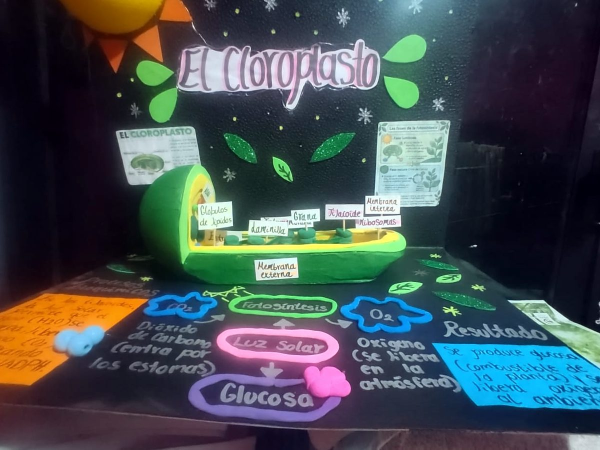
#> input picture fotosintesis/fotos/maqueta_cloroplasto.jpg, 1200 x 899 px (shown at 1/2 size)
$ python plates.py
#> lines starting #> are read from the running program, lines starting #| are printed output that depends on the picture
#!/usr/bin/env python3
# -*- coding: utf-8 -*-
"""Compone las imágenes del reporte en placas de página completa (sin huecos)."""
import os
from PIL import Image

BASE = os.path.dirname(os.path.abspath(__file__))
ASSETS = os.path.join(BASE, "assets")
FOTOS = os.path.join(BASE, "fotos")
PLACAS = os.path.join(ASSETS, "placas")
os.makedirs(PLACAS, exist_ok=True)

W, H = 1300, 1720       # proporción de una página carta con márgenes de 1"
M, G = 6, 14            # margen interno y separación entre imágenes


def plate(items, nombre):
    """items: lista de (ruta, peso). Reparte el alto según los pesos."""
    imgs, pesos = [], []
    for ruta, peso in items:
        im = Image.open(ruta).convert("RGB")
        imgs.append(im)
        pesos.append(peso)
    total_peso = sum(pesos)
    avail = H - 2 * M - G * (len(imgs) - 1)
    piezas = []
    for im, peso in zip(imgs, pesos):
        h = avail * peso / total_peso
        a = im.width / im.height
        w = a * h
        if w > W - 2 * M:
            w = W - 2 * M
            h = w / a
        piezas.append(im.resize((max(1, int(w)), max(1, int(h))), Image.LANCZOS))
    total_alto = sum(p.height for p in piezas) + G * (len(piezas) - 1)
    lienzo = Image.new("RGB", (W, H), (255, 255, 255))
    y = (H - total_alto) // 2
    for p in piezas:
        lienzo.paste(p, ((W - p.width) // 2, y))
        y += p.height + G
    out = os.path.join(PLACAS, nombre)
    lienzo.save(out, "JPEG", quality=88, optimize=True)
    print("OK", nombre, lienzo.size, round(os.path.getsize(out) / 1024), "KB")


# recorte de detalle de la maqueta (el cloroplasto modelado)
maqueta = Image.open(os.path.join(FOTOS, "maqueta_cloroplasto.jpg")).convert("RGB")
#> maqueta is the input picture: PIL image 1200x899 RGB; mean R, G, B 67.6, 77.8, 81.4
w, h = maqueta.size
#> w = 1200; h = 899
zoom = maqueta.crop((int(w * 0.17), int(h * 0.33), int(w * 0.80), int(h * 0.72)))
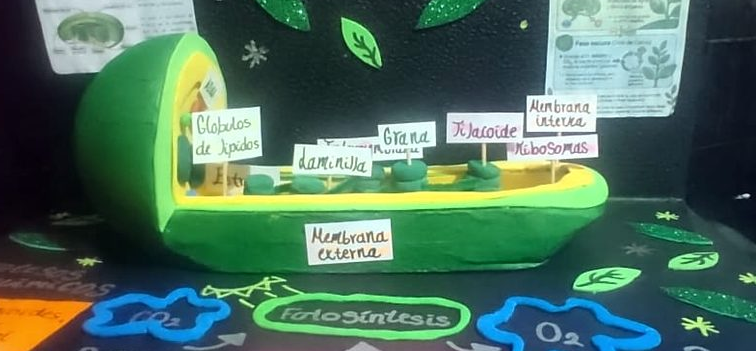
#> zoom: PIL image 756x351 RGB; mean R, G, B 77.6, 112.9, 94.8
zoom.save(os.path.join(FOTOS, "maqueta_detalle.jpg"), "JPEG", quality=88, optimize=True)

placa_a1 = [(os.path.join(FOTOS, "evidencia_1_proceso.jpg"), 1.0),
            (os.path.join(FOTOS, "cloroplasto_nota.jpg"), 1.0)]
plate(placa_a1, "a1_proceso_cloroplasto.jpg")
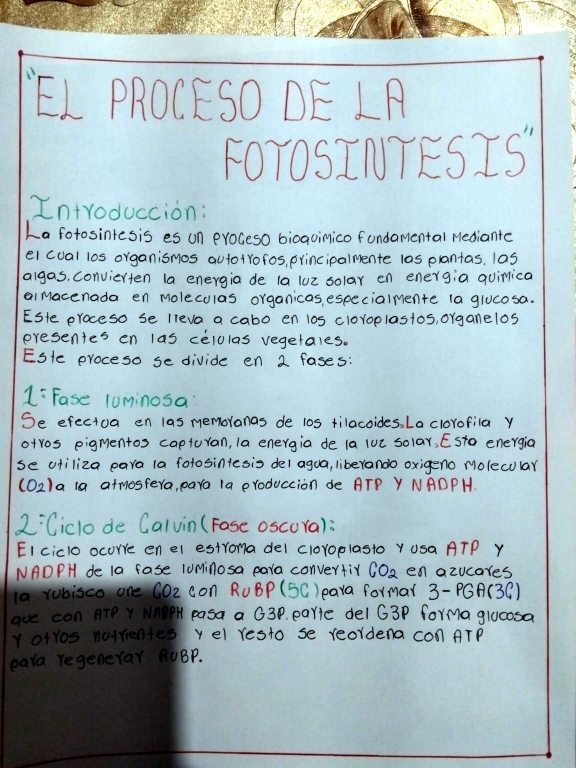
#> input picture fotosintesis/fotos/evidencia_1_proceso.jpg, 1152 x 1536 px (shown at 1/2 size)
#> in plate, im is the input picture: PIL image 1152x1536 RGB; mean R, G, B 168.5, 188.5, 194.3
#> pass 2 of the loop in plate, `for ruta, peso in items:`:
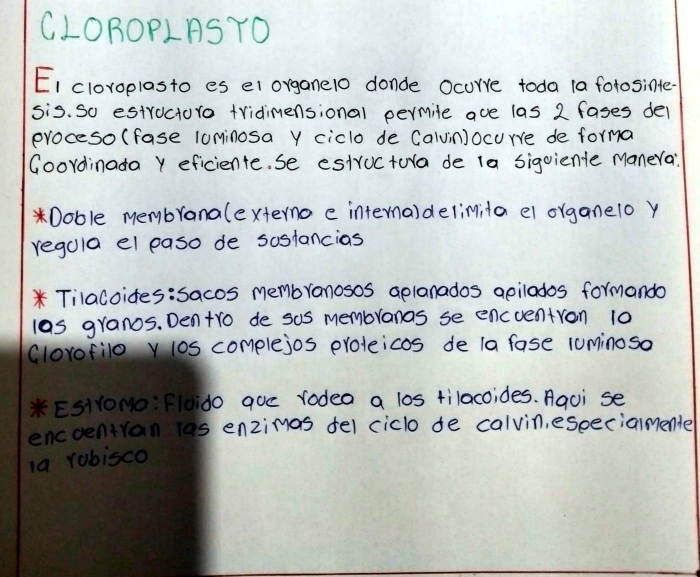
#> input picture fotosintesis/fotos/cloroplasto_nota.jpg, 1400 x 1154 px (shown at 1/2 size)
#> in plate, im is the input picture: PIL image 1400x1154 RGB; mean R, G, B 184.7, 190.2, 187.6
#> in plate, `avail = H - 2 * M - G * (len(imgs) - 1)`: avail = 1694
#> the loop in plate, `for im, peso in zip(imgs, pesos):` made 2 passes
#> (peso, a) on passes 1 to 2: (1, 0.75), (1, 1.21)
#> after the loop in plate, `for im, peso in zip(imgs, pesos):`: piezas = 2 items
#> in plate, `total_alto = sum(p.height for p in piezas) + G * (len(piezas) - 1)`: total_alto = 1708
#> in plate, `lienzo = Image.new("RGB", (W, H), (255, 255, 255))`: lienzo: PIL image 1300x1720 RGB; every value is 255
#> in plate, `y = (H - total_alto) // 2`: y = 6
#> the loop in plate, `for p in piezas:` made 2 passes
#> y on passes 1 to 2: 867, 1728
#> after the loop in plate, `for p in piezas:`:
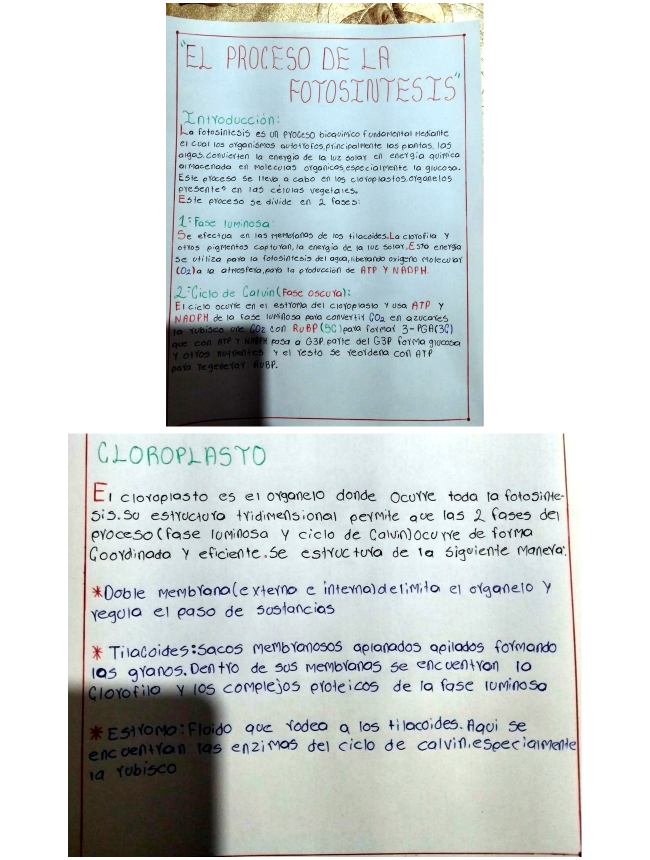
#> lienzo: PIL image 1300x1720 RGB (shown at 1/2 size); mean R, G, B 206.9, 213.8, 214.2
#> after the loop in plate, `for p in piezas:`: y = 1728
#| OK a1_proceso_cloroplasto.jpg (1300, 1720) 346 KB

placa_a2 = [(os.path.join(ASSETS, "correlacion.png"), 1.0),
            (os.path.join(ASSETS, "cloroplasto.png"), 1.0)]
plate(placa_a2, "a2_correlacion_estructura.jpg")
#> call 2 of plate, with nombre = 'a2_correlacion_estructura.jpg'
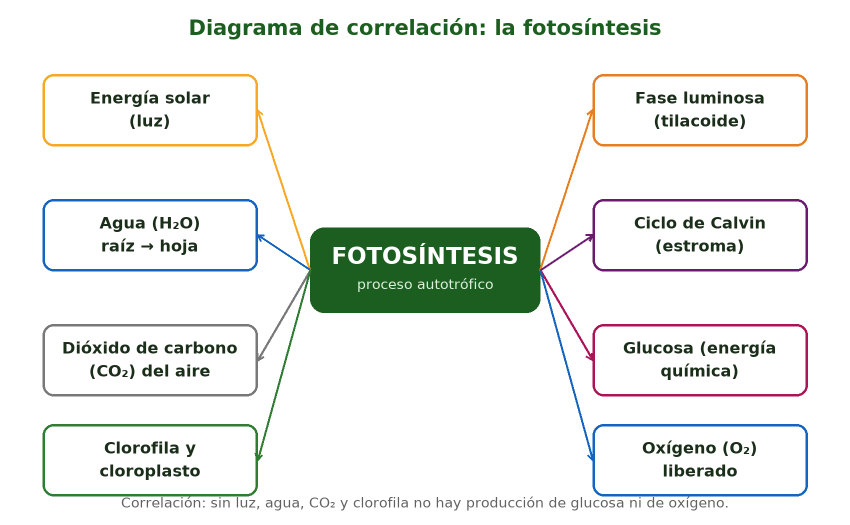
#> input picture fotosintesis/assets/correlacion.png, 1700 x 1050 px (shown at 1/2 size)
#> in plate, im is the input picture: PIL image 1700x1050 RGB; mean R, G, B 235.6, 238.5, 235.3
#> pass 2 of the loop in plate, `for ruta, peso in items:`:
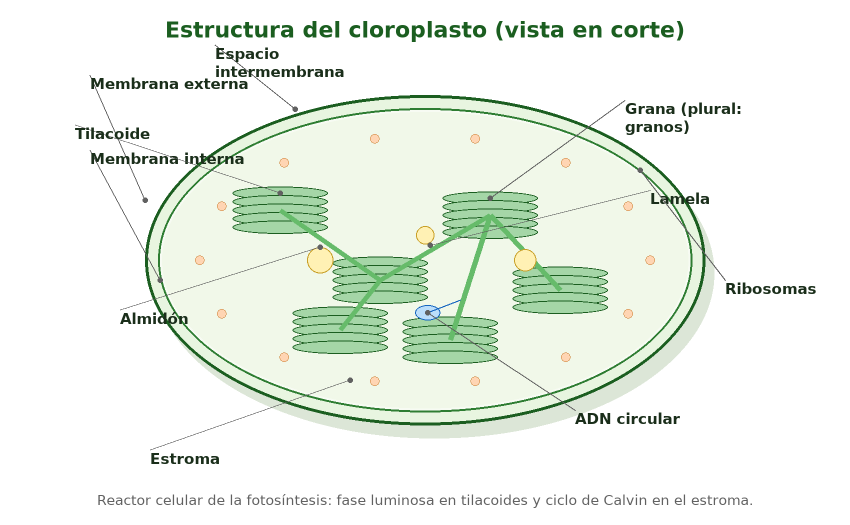
#> input picture fotosintesis/assets/cloroplasto.png, 1700 x 1050 px (shown at 1/2 size)
#> in plate, im is the input picture: PIL image 1700x1050 RGB; mean R, G, B 235.2, 242.1, 233.1
#> the loop in plate (call 2), `for im, peso in zip(imgs, pesos):` made 2 passes
#> (peso, a) on passes 1 to 2: (1, 1.62), (1, 1.62)
#> in plate (call 2), `total_alto = sum(p.height for p in piezas) + G * (len(piezas) - 1)`: total_alto = 1604
#> in plate (call 2), `y = (H - total_alto) // 2`: y = 58
#> the loop in plate (call 2), `for p in piezas:` made 2 passes
#> y on passes 1 to 2: 867, 1676
#> after the loop in plate (call 2), `for p in piezas:`:
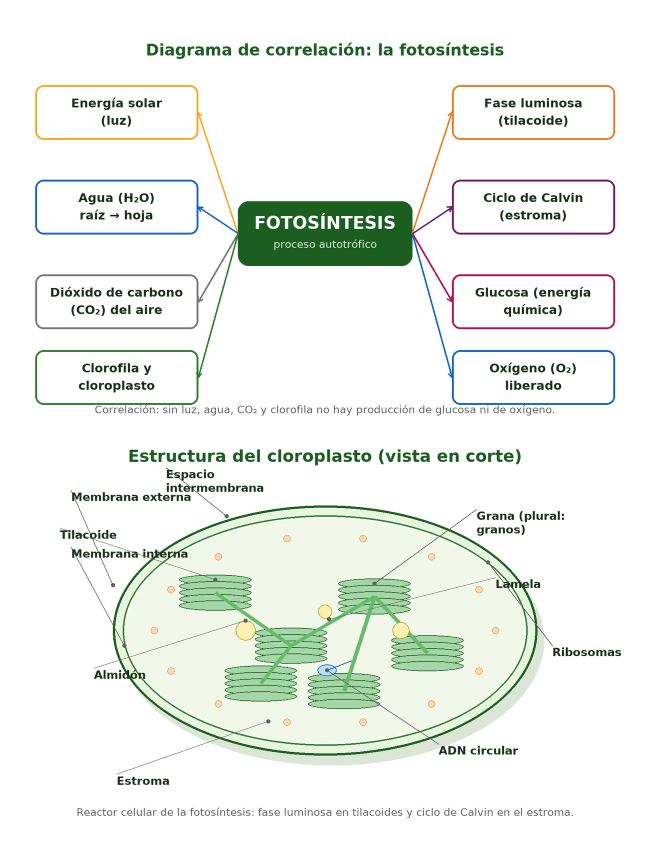
#> lienzo: PIL image 1300x1720 RGB (shown at 1/2 size); mean R, G, B 236.9, 241.3, 235.7
#> after the loop in plate (call 2), `for p in piezas:`: y = 1676
#| OK a2_correlacion_estructura.jpg (1300, 1720) 241 KB

plate([(os.path.join(FOTOS, "evidencia_2_justificacion.jpg"), 1.0)], "b1_justificacion.jpg")
#> (the run stopped early here; a loop or call above may not have finished)
